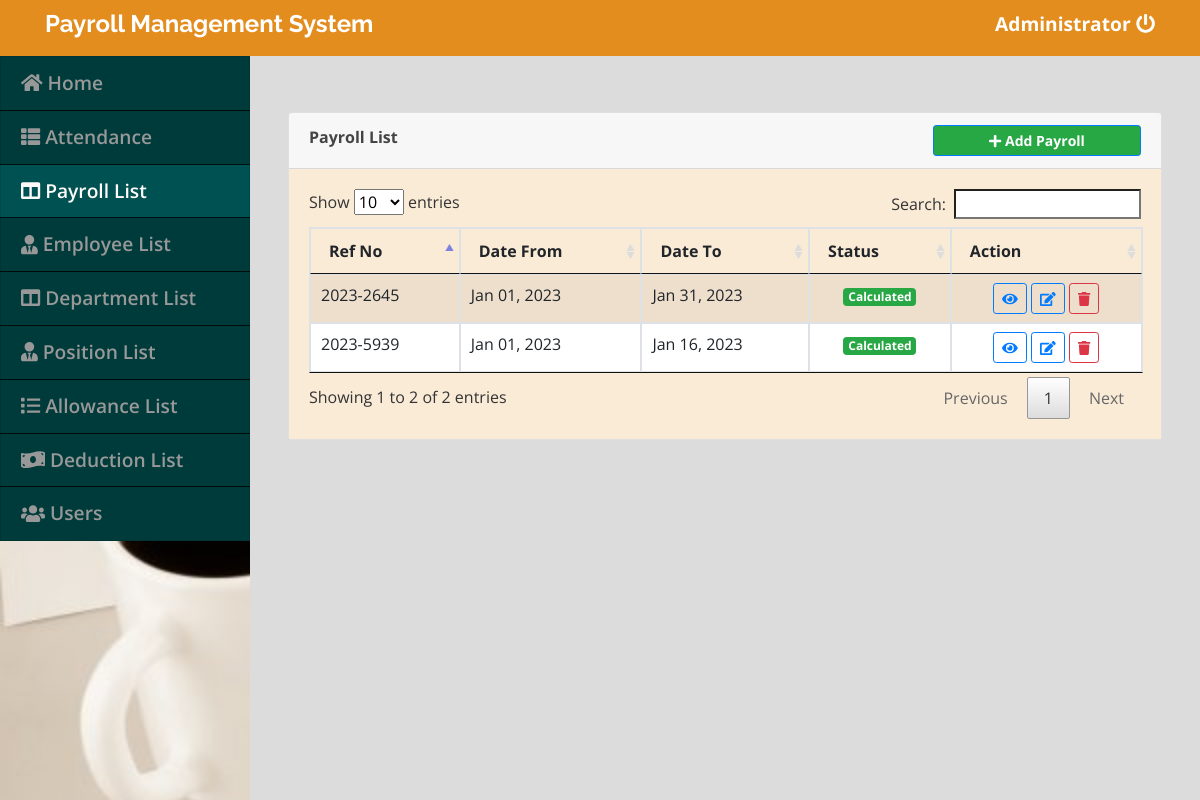
The app's page /index.php?page=payroll (signed in) with its own data.
### tables this page shows
CREATE TABLE `payroll` (
  `id` int(30) NOT NULL,
  `ref_no` text NOT NULL,
  `date_from` date NOT NULL,
  `date_to` date NOT NULL,
  `type` tinyint(1) NOT NULL COMMENT '1 = monthly ,2 semi-monthly',
  `status` tinyint(1) NOT NULL DEFAULT 0 COMMENT '0 =New,1 = computed',
  `date_created` datetime NOT NULL DEFAULT current_timestamp()
);

### payroll.php (the view, shortened to what this page needs)
<?php include('db_connect.php') ?>
		<div class="container-fluid " >
			<div class="col-lg-12">
				<br />
				<br />
				<div class="card">
					<div class="card-header">
						<span><b>Payroll List</b></span>
						<button class="btn btn-primary btn-sm btn-block col-md-3 float-right" type="button" id="new_payroll_btn" style="background-color: #28a745;color: white;font-weight: 700;"><span class="fa fa-plus"></span> Add Payroll</button>
					</div>
					<div class="card-body" style="background-color:#faebd7;">
						<table id="table" class="table table-bordered table-striped">
							<thead>
								<tr>
									<th>Ref No</th>
									<th>Date From</th>
									<th>Date To</th>
									<th>Status</th>
									<th>Action</th>
								</tr>
							</thead>
							<tbody>
								<?php
									$payroll=$conn->query("SELECT * FROM payroll order by date(date_from) desc") or die(mysqli_error());
									while($row=$payroll->fetch_array()){
								?>
								<tr>
									<td><?php echo $row['ref_no']?></td>
									<td><?php echo date("M d, Y",strtotime($row['date_from'])) ?></td>
									<td><?php echo date("M d, Y",strtotime($row['date_to'])) ?></td>
									<?php if($row['status'] == 0): ?>
									<td class="text-center"><span class="badge badge-primary">New</span></td>
									<?php else: ?>
									<td class="text-center"><span class="badge badge-success">Calculated</span></td>
									<?php endif ?>
									<td>
										<center>
									<?php if($row['status'] == 0): ?>
										 <button class="btn btn-sm btn-outline-primary calculate_payroll" data-id="<?php echo $row['id']?>" type="button">Calculate</button>
									<?php else: ?>
										 <button class="btn btn-sm btn-outline-primary view_payroll" data-id="<?php echo $row['id']?>" type="button"><i class="fa fa-eye"></i></button>
									<?php endif ?>
										<button class="btn btn-sm btn-outline-primary edit_payroll" data-id="<?php echo $row['id']?>" type="button"><i class="fa fa-edit"></i></button>
										<button class="btn btn-sm btn-outline-danger remove_payroll" data-id="<?php echo $row['id']?>" type="button"><i class="fa fa-trash"></i></button>
										</center>
									</td>
								</tr>
								<?php
									}
								?>
							</tbody>
						</table>
					</div>
				</div>
			</div>
		</div>

### assets/css/style.css (style rules this page uses)
body { font-family: "Open Sans", sans-serif; color: #444444; width: 100%; height: calc(100%); }

### index.php (style rules this page uses)
body { background: #80808045; }

### records on screen
payroll: ref_no "2023-2645", date_from "Jan 01, 2023", date_to "Jan 31, 2023", status "Calculated"
payroll: ref_no "2023-5939", date_from "Jan 01, 2023", date_to "Jan 16, 2023", status "Calculated"

### other values on screen
$_SESSION['login_name'] "Administrator"
